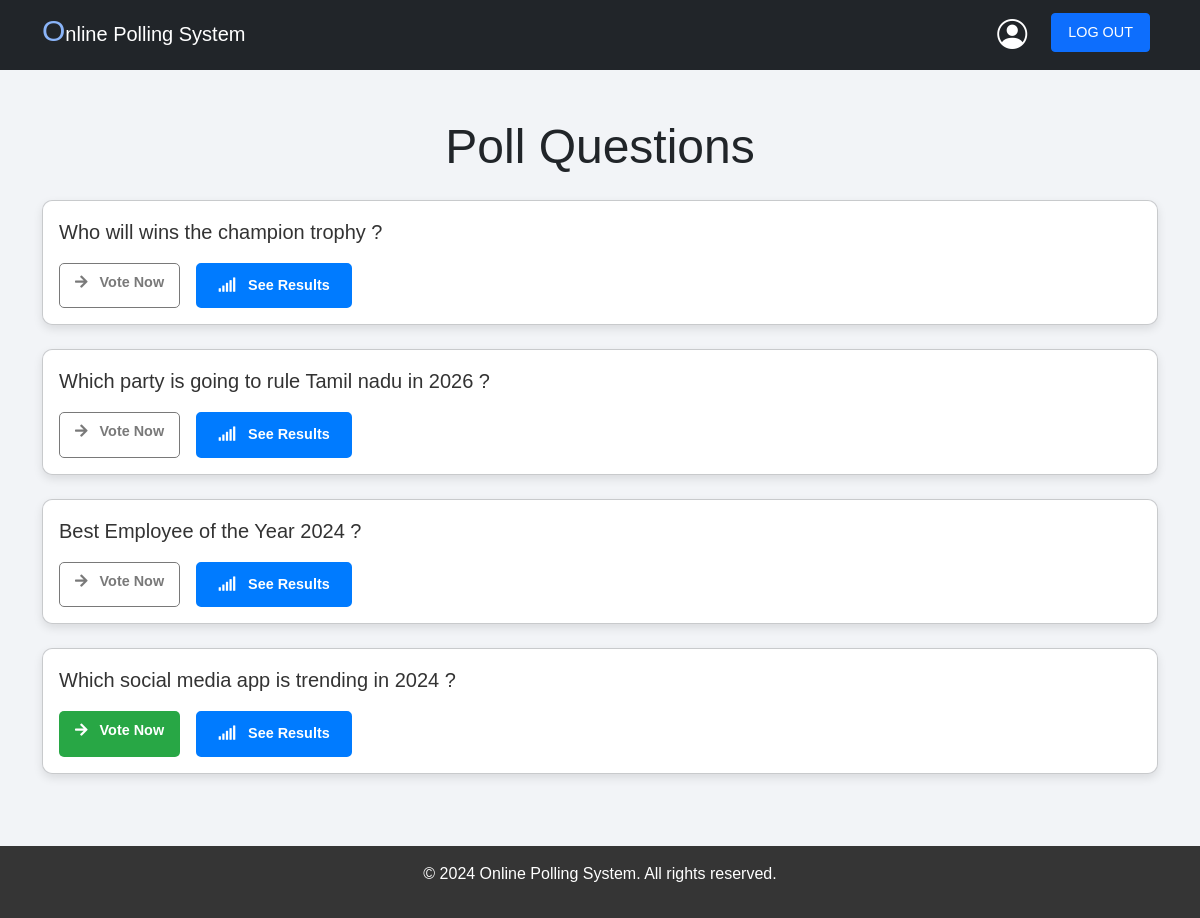
Page /polls/ (signed in) on the earlier database version.
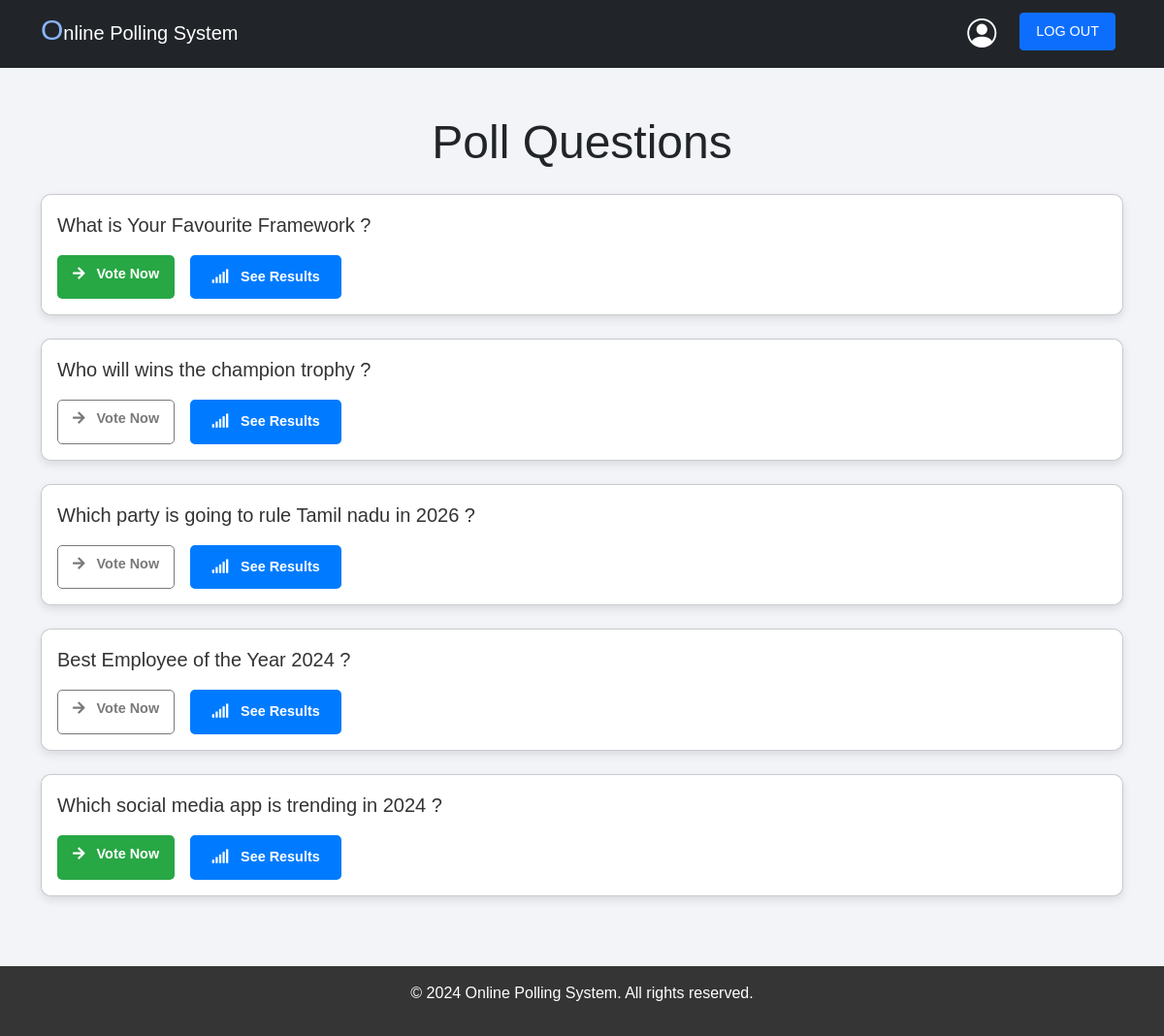
Same page on the later database version.
### polls/models.py (models this page shows, shortened)
class Question(models.Model):
    question_text = models.CharField(max_length=200)
    pub_date = models.DateTimeField('date published')

### polls/views.py (the view)
# urls.py: path('', views.index, name='index'),
@login_required
def index(request):
    latest_question_list = Question.objects.order_by('-pub_date')
    if latest_question_list:
        key = 0
        for question in latest_question_list:
            latest_question_list[key].answered = len(UserVote.objects.values('id').filter(user_id=request.user.id, question_id=question.id)) > 0
            key += 1
        context = {
            'latest_question_list': latest_question_list,
        }
        return render(request, 'polls/index.html', context)
    else:
        return render(request, 'error.html')

### templates/polls/index.html (shortened to what this page needs)
{% extends 'base.html' %}
{% block content %}
<div class="container py-5">
    <h1 class="text-center mb-4 text-dark display-5">Poll Questions</h1>
    {% if latest_question_list %}
        {% for question in latest_question_list %}
        <div class="card mb-4" style="border-radius: 10px; box-shadow: 0 4px 10px rgba(0, 0, 0, 0.1);">
            <div class="card-body" style="background-color: #ffffff; color: #333; border-radius: 10px;">
                <p class="lead">{{ question.question_text }}</p>
                <div class="d-flex justify-content-start gap-3">
                    <a href="{% url 'polls:detail' question.id %}"  class="btn btn-custom btn-sm {% if question.answered %} disabled {% endif %}">
                        <i class="fas fa-arrow-right me-2"></i> Vote Now
                    </a>
                    <a href="{% url 'polls:results' question.id %}" class="btn btn-custom-outline btn-sm" style="font-weight: bold; padding: 10px 20px;">
                        <i class="fas fa-signal me-2"></i> See Results
                    </a>
                </div>
            </div>
        </div>
        {% endfor %}
    {% else %}
        <p class="text-center">No polls available</p>
    {% endif %}
</div>
<link href="https://cdnjs.cloudflare.com/ajax/libs/font-awesome/5.15.4/css/all.min.css" rel="stylesheet">
{% endblock %}

Differences in the rows shown:
added Question: question_text "What is Your Favourite Framework ?"
